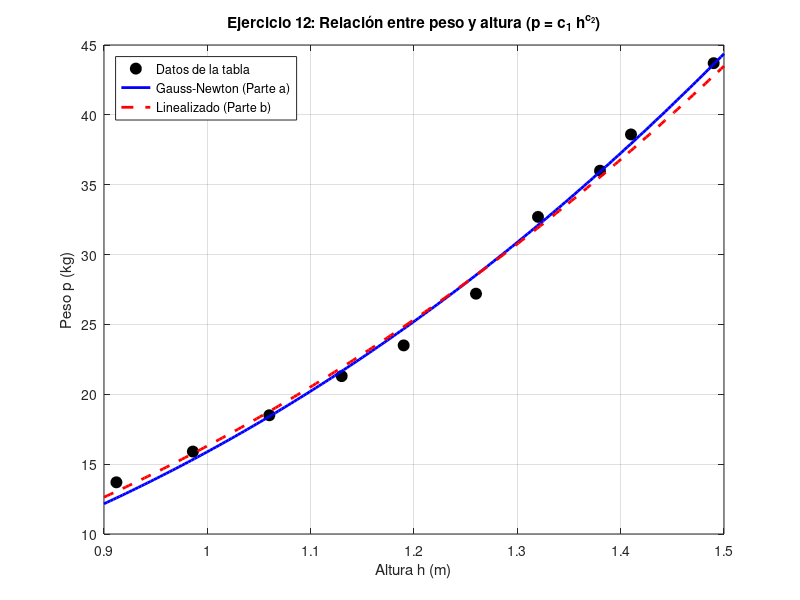

Write the MATLAB code that produced this figure.
% Datos de la tabla
h = [0.912, 0.986, 1.060, 1.130, 1.190, 1.260, 1.320, 1.380, 1.410, 1.490]';
p = [13.7, 15.9, 18.5, 21.3, 23.5, 27.2, 32.7, 36.0, 38.6, 43.7]';

% -------------------------------------------------------------
% Parte a): Método de Gauss-Newton
% -------------------------------------------------------------
x = [10; 2]; % [c1; c2] inicial
tol = 1e-8;
max_iter = 50;

for k = 1:max_iter
    c1 = x(1);
    c2 = x(2);

    f_val = c1 * (h .^ c2);
    A = [h .^ c2, c1 * (h .^ c2) .* log(h)];
    b_vec = p - f_val;

    d = A \ b_vec;
    x = x + d;

    if norm(d, 2) < tol
        break;
    end
end

c1_GN = x(1);
c2_GN = x(2);

fprintf('--- Parte a): Solución por Gauss-Newton ---\n');
fprintf('c1 (Gauss-Newton) = %.6f\n', c1_GN);
fprintf('c2 (Gauss-Newton) = %.6f\n', c2_GN);

% -------------------------------------------------------------
% Parte b): Modelo Linealizado log(p) = log(c1) + c2*log(h)
% -------------------------------------------------------------
u = log(h);
z = log(p);
A_lin = [ones(size(h)), u];

beta = (A_lin' * A_lin) \ (A_lin' * z);
c1_lin = exp(beta(1));
c2_lin = beta(2);

fprintf('\n--- Parte b): Solución por Modelo Linealizado ---\n');
fprintf('log(c1) = %.6f  =>  c1 = %.6f\n', beta(1), c1_lin);
fprintf('c2      = %.6f\n', c2_lin);

% -------------------------------------------------------------
% Parte c): Comparación de Residuos y Gráfico
% -------------------------------------------------------------
p_pred_GN = c1_GN * (h .^ c2_GN);
p_pred_lin = c1_lin * (h .^ c2_lin);

res_GN = norm(p - p_pred_GN, 2);
res_lin = norm(p - p_pred_lin, 2);

fprintf('\n--- Parte c): Comparación de Residuos (Norma 2) ---\n');
fprintf('Norma 2 del residuo (Gauss-Newton) : %.6f\n', res_GN);
fprintf('Norma 2 del residuo (Linealizado)   : %.6f\n', res_lin);

% Gráfica
h_grid = linspace(0.9, 1.5, 200)';
figure;
plot(h, p, 'ko', 'MarkerSize', 8, 'MarkerFaceColor', 'k', 'DisplayName', 'Datos de la tabla'); hold on;
plot(h_grid, c1_GN * (h_grid .^ c2_GN), 'b-', 'LineWidth', 2, 'DisplayName', 'Gauss-Newton (Parte a)');
plot(h_grid, c1_lin * (h_grid .^ c2_lin), 'r--', 'LineWidth', 2, 'DisplayName', 'Linealizado (Parte b)');
grid on;
xlabel('Altura h (m)');
ylabel('Peso p (kg)');
title('Ejercicio 12: Relación entre peso y altura (p = c_1 h^{c_2})');
legend('Location', 'northwest');
